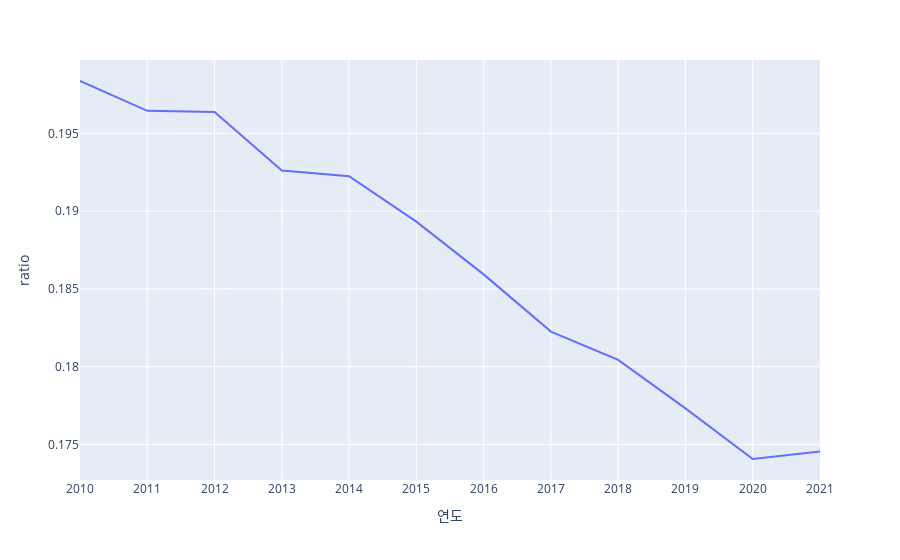

The notebook cell saved with this chart:
### Markdown cell above
(풀이)

### Code cell
df2.groupby('연도')[['출생아수']].sum().reset_index().rename({'출생아수':'년도별출생아수합'},axis=1).\
merge(df2).eval('ratio = 출생아수/년도별출생아수합').query('지역=="서울"').\
plot.line(x='연도',y='ratio',backend='plotly')

### Figure 1 — Plotly figure (JSON) as saved in the notebook; plotly's stock layout.template omitted (floating-point values rounded to 4 significant figures)
{"data": [{"hovertemplate": "연도=%{x}<br>ratio=%{y}<extra></extra>", "legendgroup": "", "line": {"color": "#636efa", "dash": "solid"}, "marker": {"symbol": "circle"}, "mode": "lines", "name": "", "orientation": "v", "showlegend": false, "type": "scatter", "x": ["2010", "2011", "2012", "2013", "2014", "2015", "2016", "2017", "2018", "2019", "2020", "2021"], "xaxis": "x", "y": [0.1984, 0.1964, 0.1964, 0.1926, 0.1922, 0.1893, 0.1859, 0.1823, 0.1804, 0.1773, 0.1741, 0.1746], "yaxis": "y"}], "layout": {"autosize": true, "legend": {"tracegroupgap": 0}, "margin": {"t": 60}, "xaxis": {"anchor": "y", "autorange": true, "domain": [0, 1], "range": [0, 11], "title": {"text": "연도"}, "type": "category"}, "yaxis": {"anchor": "x", "autorange": true, "domain": [0, 1], "range": [0.1727, 0.1997], "title": {"text": "ratio"}, "type": "linear"}}}
